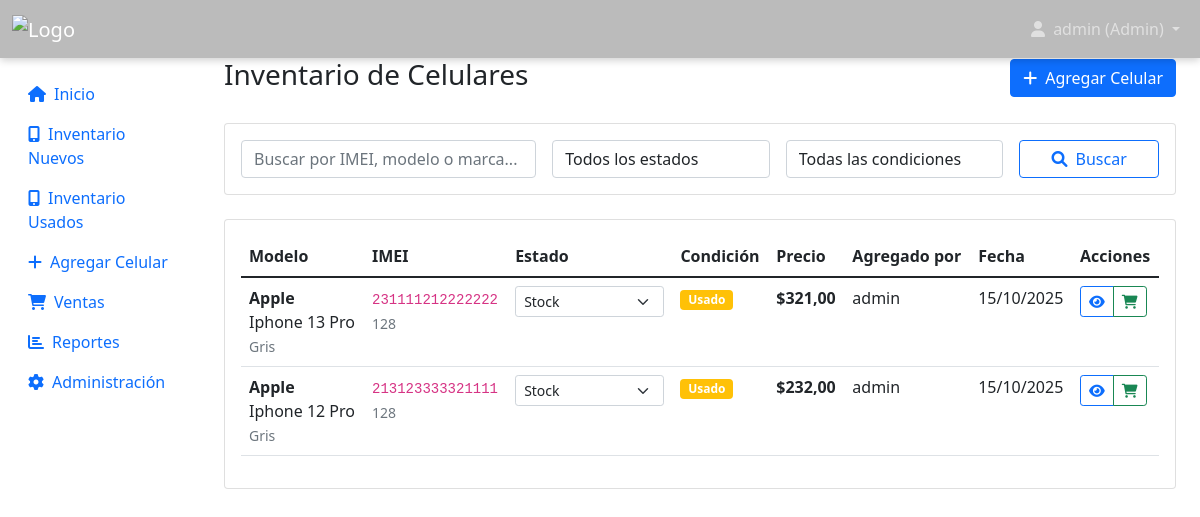
The page /inventory/ (signed in) on the database as committed earlier.
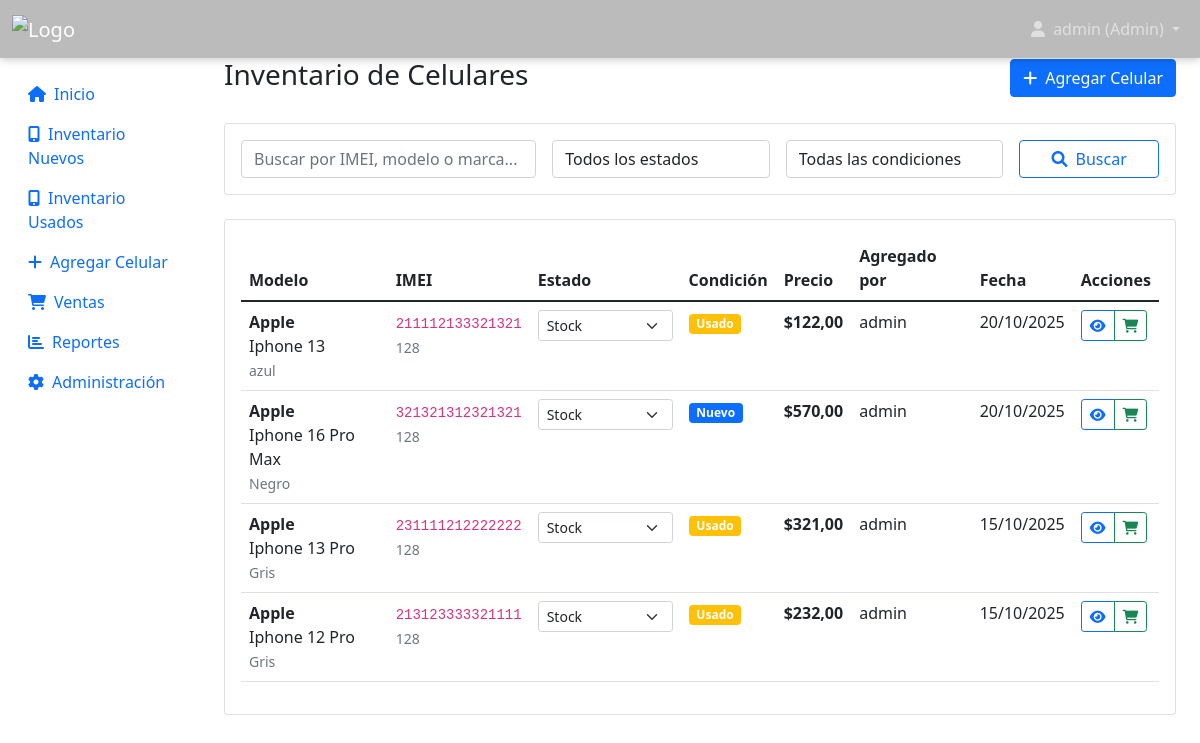
The same page on the database as committed later.
### inventory/models.py (models this page shows, shortened)
class Phone(models.Model):
    internal_code = models.CharField(
        max_length=30,
        unique=True,
        blank=True,
        null=True,
        verbose_name='Código interno'
    )
    battery_percentage = models.PositiveIntegerField(
        default=100,
        verbose_name='Porcentaje de batería'
    )
    ACQUISITION_CHOICES = [
        ('mayorista', 'Compra mayorista'),
        ('parte_pago', 'Parte de pago'),
        ('', 'No aplica'),
    ]
    acquisition_type = models.CharField(
        max_length=20,
        choices=ACQUISITION_CHOICES,
        blank=True,
        default='',
        verbose_name='Tipo de adquisición'
    )
    acquired_from = models.ForeignKey(
        'Customer',
        on_delete=models.SET_NULL,
        null=True,
        blank=True,
        verbose_name='Cliente que entregó',
        help_text='Solo si fue parte de pago',
        related_name='phones_acquired'
    )
    """
    Modelo principal para los celulares en inventario
    """
    STATUS_CHOICES = [
        ('available', 'Stock'),          # antes Disponible
        ('reserved', 'Reservado'),
        ('sold', 'Vendido'),
        ('service', 'Servicio técnico'), # nuevo (reemplaza damaged como estado operativo)
        ('in_transit', 'En camino'),
        ('warehouse', 'Depósito'),       # nuevo: almacenado fuera de sala de ventas
    ]
    CONDITION_CHOICES = [
        ('new', 'Nuevo'),
        ('used', 'Usado'),
        ('refurbished', 'Reacondicionado'),
        ('trade_in', 'Parte de pago'),
    ]
    imei_validator = RegexValidator(
        regex=r'^\d{15}$',
        message='El IMEI debe tener exactamente 15 dígitos'
    )
    id = models.UUIDField(
        primary_key=True,
        default=uuid.uuid4,
        editable=False
    )
    model = models.ForeignKey(
        PhoneModel,
        on_delete=models.CASCADE,
        verbose_name='Modelo'
    )
    imei = models.CharField(
        max_length=15,
        unique=True,
        validators=[imei_validator],
        verbose_name='IMEI'
    )
    status = models.CharField(
        max_length=20,
        choices=STATUS_CHOICES,
        default='available',
        verbose_name='Estado'
    )
    condition = models.CharField(
        max_length=20,
        choices=CONDITION_CHOICES,
        default='new',
        verbose_name='Condición'
    )
    price = models.DecimalField(
        max_digits=10,
        decimal_places=2,
        verbose_name='Precio'
    )
    storage_capacity = models.CharField(
        max_length=10,
        blank=True,
        verbose_name='Capacidad de almacenamiento'
    )
    color = models.CharField(
        max_length=30,
        blank=True,
        verbose_name='Color'
    )
    notes = models.TextField(
        blank=True,
        verbose_name='Notas'
    )
    added_by = models.ForeignKey(
        CustomUser,
        on_delete=models.SET_NULL,
        null=True,
        related_name='phones_added',
        verbose_name='Agregado por'
    )
    created_at = models.DateTimeField(
        auto_now_add=True,
        verbose_name='Fecha de ingreso'
    )
    updated_at = models.DateTimeField(
        auto_now=True,
        verbose_name='Última modificación'
    )
    class Meta:
        verbose_name = 'Celular'
        verbose_name_plural = 'Celulares'
        ordering = ['-created_at']
    def can_be_sold(self):
        return self.status in ['available', 'reserved']

class PhoneModel(models.Model):
    brand = models.ForeignKey(
        Brand,
        on_delete=models.CASCADE,
        verbose_name='Marca'
    )
    name = models.CharField(
        max_length=100,
        verbose_name='Nombre del modelo'
    )
    is_active = models.BooleanField(
        default=True,
        verbose_name='Activo'
    )
    created_at = models.DateTimeField(
        auto_now_add=True,
        verbose_name='Fecha de creación'
    )
    class Meta:
        verbose_name = 'Modelo de celular'
        verbose_name_plural = 'Modelos de celulares'
        unique_together = ['brand', 'name']
        ordering = ['brand__name', 'name']

class Brand(models.Model):
    name = models.CharField(
        max_length=50,
        unique=True,
        verbose_name='Nombre'
    )
    is_active = models.BooleanField(
        default=True,
        verbose_name='Activa'
    )
    created_at = models.DateTimeField(
        auto_now_add=True,
        verbose_name='Fecha de creación'
    )
    class Meta:
        verbose_name = 'Marca'
        verbose_name_plural = 'Marcas'
        ordering = ['name']

class CustomUser(AbstractUser):
    ROLE_CHOICES = [
        ('admin', 'Administrador'),
        ('employee', 'Empleado'),
    ]
    role = models.CharField(
        max_length=10,
        choices=ROLE_CHOICES,
        default='employee',
        verbose_name='Rol'
    )
    phone = models.CharField(
        max_length=20,
        blank=True,
        verbose_name='Teléfono'
    )
    created_at = models.DateTimeField(
        auto_now_add=True,
        verbose_name='Fecha de creación'
    )
    is_active_employee = models.BooleanField(
        default=True,
        verbose_name='Empleado activo'
    )
    class Meta:
        verbose_name = 'Usuario'
        verbose_name_plural = 'Usuarios'

### inventory/views.py (the view, shortened to what this page needs)
# urls.py: path('inventory/', views.inventory_list, name='inventory_list'),
@login_required
def inventory_list(request):
    form = PhoneSearchForm(request.GET)
    phones = Phone.objects.select_related('model__brand', 'added_by').exclude(status='sold').order_by('-created_at')
    if form.is_valid():
        search = form.cleaned_data.get('search')
        status = form.cleaned_data.get('status')
        condition = form.cleaned_data.get('condition')
        if status:
            phones = phones.filter(status=status)
        if condition:
            phones = phones.filter(condition=condition)
    paginator = Paginator(phones, 20)
    page_number = request.GET.get('page')
    page_obj = paginator.get_page(page_number)
    context = {
        'form': form,
        'page_obj': page_obj,
        'phones': page_obj,
    }
    return render(request, 'inventory/inventory_list.html', context)

### inventory/forms.py
class PhoneSearchForm(forms.Form):
    search = forms.CharField(
        max_length=100,
        required=False,
        widget=forms.TextInput(attrs={
            'class': 'form-control',
            'placeholder': 'Buscar por IMEI, modelo o marca...'
        }),
        label='Buscar'
    )
    status = forms.ChoiceField(
        choices=[('', 'Todos los estados')] + Phone.STATUS_CHOICES,
        required=False,
        widget=forms.Select(attrs={'class': 'form-control'}),
        label='Estado'
    )
    condition = forms.ChoiceField(
        choices=[('', 'Todas las condiciones')] + Phone.CONDITION_CHOICES,
        required=False,
        widget=forms.Select(attrs={'class': 'form-control'}),
        label='Condición'
    )

### inventory/context_processors.py (called while the page is built)
def user_info(request):
    context = {}
    if request.user.is_authenticated:
        context['user_role'] = 'admin' if request.user.is_staff else 'empleado'
        context['user_full_name'] = request.user.get_full_name() or request.user.username
    return context

### templates/inventory/inventory_list.html (shortened to what the changed rows need)
{% extends 'base.html' %}
{% load inventory_extras %}
{% block content %}
<div class="d-flex justify-content-between align-items-center mb-4">
    <h1 class="h3">Inventario de Celulares</h1>
</div>
<div class="card">
    <div class="card-body">
        {% if phones %}
            <div class="table-responsive">
                <table class="table table-hover">
                    <thead>
                        <tr>
                            <th>Modelo</th>
                            <th>IMEI</th>
                            <th>Estado</th>
                            <th>Condición</th>
                            <th>Precio</th>
                            <th>Agregado por</th>
                            <th>Fecha</th>
                            <th>Acciones</th>
                        </tr>
                    </thead>
                    <tbody>
                        {% for phone in phones %}
                            <tr>
                                <td>
                                    <strong>{{ phone.model.brand.name }}</strong><br>
                                    {{ phone.model.name }}
                                    {% if phone.color %}
                                        <br><small class="text-muted">{{ phone.color }}</small>
                                    {% endif %}
                                </td>
                                <td>
                                    <code>{{ phone.imei }}</code>
                                    {% if phone.storage_capacity %}
                                        <br><small class="text-muted">{{ phone.storage_capacity }}</small>
                                    {% endif %}
                                </td>
                                <td>
                                    {% if user.role == 'admin' %}
                                        <select class="form-select form-select-sm status-dropdown" data-phone-id="{{ phone.id }}">
                                            {% for value, label in phone.STATUS_CHOICES %}
                                                <option value="{{ value }}" {% if phone.status == value %}selected{% endif %}>{{ label }}</option>
                                            {% endfor %}
                                        </select>
                                    {% else %}
                                        {% phone_status_badge phone %}
                                    {% endif %}
                                </td>
                                <td>
                                    {% if phone.condition == 'new' %}
                                        <span class="badge bg-primary">{{ phone.get_condition_display }}</span>
                                    {% elif phone.condition == 'used' %}
                                        <span class="badge bg-warning">{{ phone.get_condition_display }}</span>
                                    {% else %}
                                        <span class="badge bg-secondary">{{ phone.get_condition_display }}</span>
                                    {% endif %}
                                </td>
                                <td><strong>${{ phone.price }}</strong></td>
                                <td>{{ phone.added_by.get_full_name|default:phone.added_by.username }}</td>
                                <td>{{ phone.created_at|date:"d/m/Y" }}</td>
                                <td>
                                    <div class="btn-group btn-group-sm">
                                        <a href="{% url 'phone_detail' phone.id %}" class="btn btn-outline-primary" title="Ver detalle">
                                            <i class="fas fa-eye"></i>
                                        </a>
                                        {% if phone.can_be_sold %}
                                            <a href="{% url 'add_sale' phone.id %}" class="btn btn-outline-success" title="Vender">
                                                <i class="fas fa-shopping-cart"></i>
                                            </a>
                                        {% endif %}
                                    </div>
                                </td>
                            </tr>
                        {% endfor %}
                    </tbody>
                </table>
            </div>
        {% endif %}
    </div>
</div>
{% endblock %}

Rows that differ between the two databases and show on the page:
added Phone: model.brand.name "Apple", model.name "Iphone 13", color "azul", imei "211112133321321", storage_capacity "128", status+id "Stock", condition "Usado", price "122,00", added_by.get_full_name "admin", created_at "20/10/2025"
added Phone: model.brand.name "Apple", model.name "Iphone 16 Pro Max", color "Negro", imei "321321312321321", storage_capacity "128", status+id "Stock", condition "Nuevo", price "570,00", added_by.get_full_name "admin", created_at "20/10/2025"
